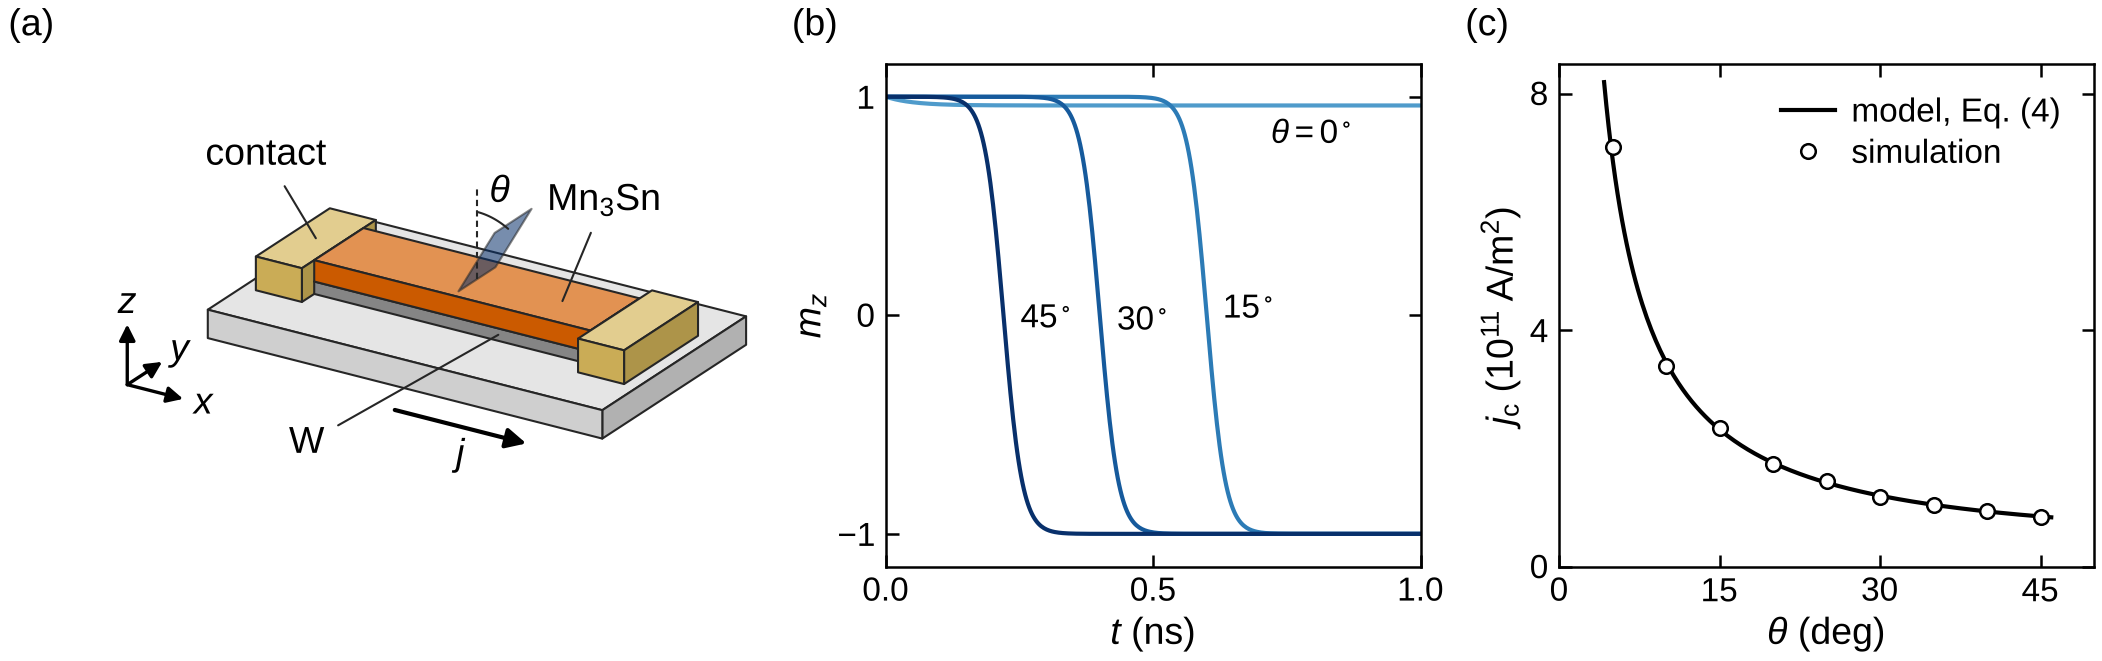

Write Python code to recreate this figure.
"""Example figure (invented data): a schematic and two data panels built with the skill's helpers."""
import sys
from pathlib import Path

import numpy as np

sys.path.insert(0, str(Path(__file__).resolve().parents[2] / "scripts"))
import fig_style as fs          # noqa: E402
import schematic3d as s3        # noqa: E402

here = Path(__file__).resolve().parent
fs.use(base=9, small=8)
enc = fs.load(here / "figstyle.md")
fig, axs = fs.figure(178, 56, ncols=3, width_ratios=[1.25, 1, 1])

# (a) device and the definition of the tilt angle
film, metal, sub, pad = (enc[k]["color"] for k in ("Mn3Sn film", "heavy metal", "substrate", "contact"))
sc = s3.Scene(azim=-58, elev=24)
sc.box((0, 0, 0), (12, 7, 0.8), sub)
sc.box((1.8, 2.3, 0.8), (8.4, 2.4, 0.35), metal)
sc.box((1.8, 2.3, 1.15), (8.4, 2.4, 0.6), film, label="Mn3Sn")
sc.box((0.4, 1.7, 0.8), (1.4, 3.6, 0.95), pad).box((10.2, 1.7, 0.8), (1.4, 3.6, 0.95), pad)
theta = np.radians(30)
tilt, base = np.array([np.sin(theta), 0, np.cos(theta)]), np.array([6.0, 3.5, 1.75])
yhat = np.array([0, 1.0, 0])
sc.polygon([base - 0.9 * yhat, base + 0.9 * yhat, base + 0.9 * yhat + 2.2 * tilt, base - 0.9 * yhat + 2.2 * tilt],
           enc["tilt 45 deg"]["color"], alpha=0.55)
sc.line([base, base + [0, 0, 2.6]], style=(0, (3, 2)))
sc.arc(base, (0, 0, 1), tilt, 1.9)
sc.note(r"$\theta$", at=base + 2.7 * (np.array([0, 0, 1.0]) + tilt) / np.linalg.norm(np.array([0, 0, 1.0]) + tilt))
sc.arrow((6.5, -1.3, 0), (10.5, -1.3, 0), label=r"$j$", offset=(0, -7))     # current direction, beside the device
sc.note(r"Mn$_3$Sn", at=(8.6, 3.5, 1.75), offset=(10, 24))
sc.note("W", at=(7.4, 2.3, 0.97), offset=(-46, -26))
sc.note("contact", at=(1.1, 3.5, 1.75), offset=(-12, 20))
sc.triad((-0.2, -3.6, 0), 1.7)
sc.draw(axs[0])

# (b) octupole component against time, one curve per tilt angle
t = np.linspace(0, 1, 400)
for name, t0 in (("tilt 0 deg", None), ("tilt 15 deg", 0.60), ("tilt 30 deg", 0.40), ("tilt 45 deg", 0.22)):
    mz = 1 - 0.04 * (1 - np.exp(-t / 0.05)) if t0 is None else -np.tanh((t - t0) / 0.035)
    line, = axs[1].plot(t, mz, **enc[name])
    if t0 is None:
        fs.direct_label(axs[1], line, r"$\theta = 0^\circ$", x=0.80, dx=0, dy=-7, ha="center")
    else:
        fs.direct_label(axs[1], line, enc[name]["label"], x=t0, dx=4)
axs[1].set(xlabel=r"$t$ (ns)", ylabel=r"$m_z$", xlim=(0, 1), ylim=(-1.15, 1.15), xticks=[0, 0.5, 1], yticks=[-1, 0, 1])

# (c) threshold current against tilt angle: simulation and model
ang = np.arange(5, 50, 5)
scatter = np.array([1.03, 0.98, 1.01, 0.99, 1.02, 0.985, 1.0, 1.01, 0.995])
fine = np.linspace(4.2, 46, 200)
axs[2].plot(fine, 0.6 / np.sin(np.radians(fine)), **enc["analytical model"])
axs[2].plot(ang, scatter * 0.6 / np.sin(np.radians(ang)), **enc["simulation"], markerfacecolor="white")
axs[2].set(xlabel=r"$\theta$ (deg)", ylabel=r"$j_{\mathrm{c}}$ ($10^{11}$ A/m$^2$)", xlim=(0, 50), ylim=(0, 8.5),
           xticks=[0, 15, 30, 45], yticks=[0, 4, 8])
axs[2].legend(loc="upper right")

fs.panel_labels(fig, axs, fmt="({})")
fs.save(fig, here / "after.pdf")
fs.save(fig, here / "after.png", dpi=300)
